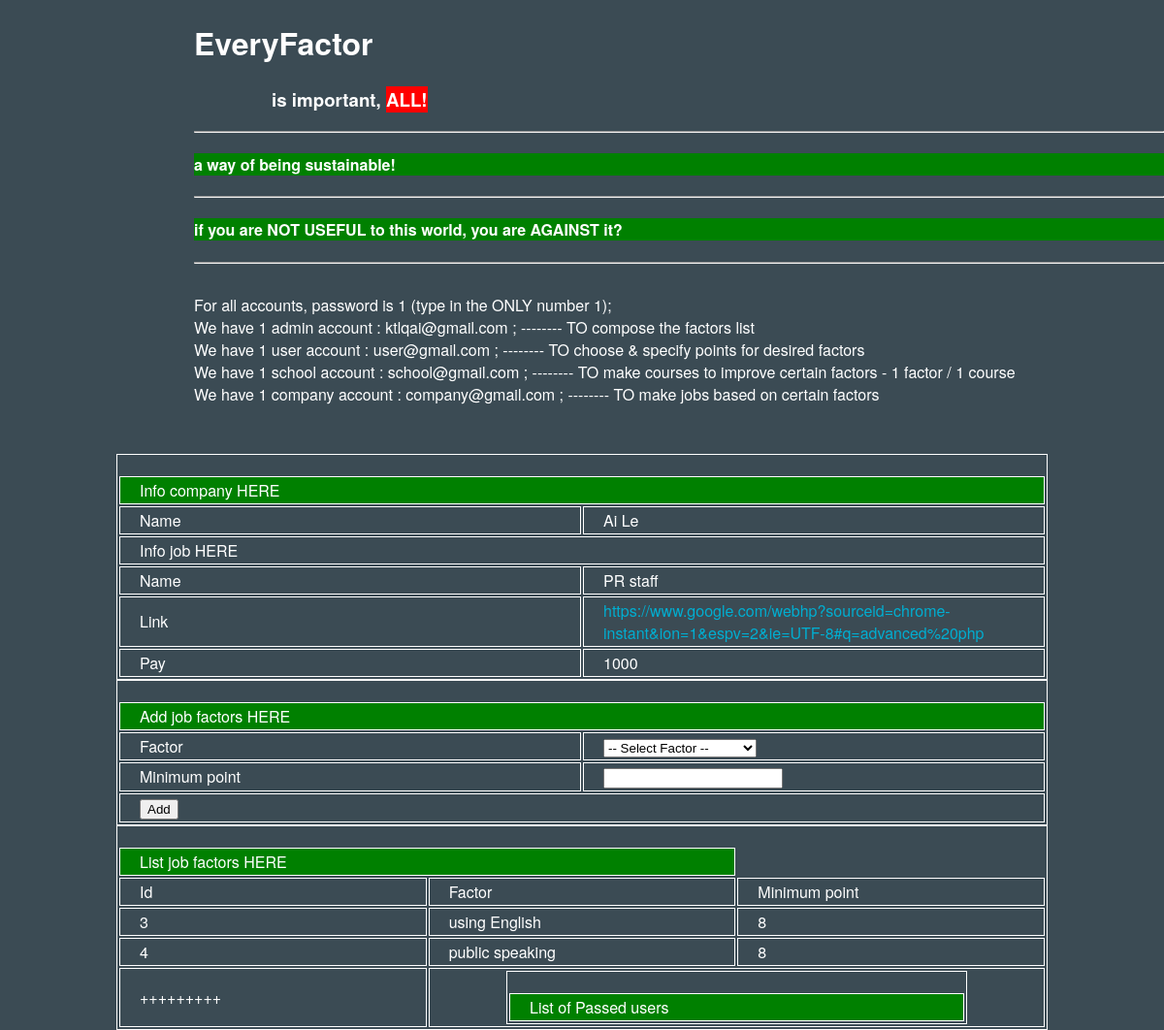
The app's page /jobfactor.php?jobid=2 (signed in) with its own data.
### tables this page shows
CREATE TABLE IF NOT EXISTS `user` (
`id` int(11) NOT NULL,
  `email` varchar(100) NOT NULL,
  `password` varchar(100) NOT NULL,
  `averagefactor` decimal(10,0) NOT NULL,
  `name` varchar(1000) NOT NULL,
  `web` varchar(1000) NOT NULL,
  `type` varchar(1000) NOT NULL
);

CREATE TABLE IF NOT EXISTS `job` (
`id` int(11) NOT NULL,
  `name` varchar(1000) NOT NULL,
  `link` varchar(1000) NOT NULL,
  `companyid` int(11) NOT NULL,
  `pay` int(11) NOT NULL
);

CREATE TABLE IF NOT EXISTS `jobfactor` (
`id` int(11) NOT NULL,
  `jobid` int(11) NOT NULL,
  `factorid` int(11) NOT NULL,
  `minimumpoint` decimal(10,0) NOT NULL
);

CREATE TABLE IF NOT EXISTS `factor` (
`id` int(11) NOT NULL,
  `name` varchar(1000) NOT NULL
);

### jobfactor.php (the view, shortened to what this page needs)
<?php
	require_once("db_config.php");
?>
<!DOCTYPE html>
<html>
<head>
	<link rel="stylesheet" href="style.css" />
</head>
<body>
	<div class="wrapper">
		<?php require_once('header.php'); ?>
		<table>
			<tr>
				<td colspan="2">Info company HERE</td>
			</tr>
			<?php
				$loginedid = $_SESSION["loginedid"];
				$sql = "SELECT * FROM user WHERE id=:id";
				$statement = $pdo->prepare($sql);
				$statement->bindParam(':id', $loginedid);
				$statement->execute();
				$row = $statement->fetch(PDO::FETCH_ASSOC);
			?>
			<tr>
				<td>Name</td>
				<td><?php echo $row['name']; ?></td>
			</tr>
			<tr>
				<td colspan="2">Info job HERE</td>
			</tr>
			<?php
				$jobid = $_SESSION["jobid"];
				$sql = "SELECT * FROM job WHERE id=:id";
				$statement = $pdo->prepare($sql);
				$statement->bindParam(':id', $jobid);
				$statement->execute();
				$row = $statement->fetch(PDO::FETCH_ASSOC);
			?>
			<tr>
				<td>Name</td>
				<td><?php echo $row['name']; ?></td>
			</tr>
			<tr>
				<td>Link</td>
				<td><a href="<?php echo $row['link']; ?>" target="_blank"><?php echo $row['link']; ?></a></td>
			</tr>
			<tr>
				<td>Pay</td>
				<td><?php echo $row['pay']; ?></td>
			</tr>
		</table>
		<form method="post" action="jobfactor.php">
			<table>
				<tr>
					<td colspan="2">Add job factors HERE</td>
				</tr>
				<tr>
					<td>Factor</td>
					<td>
						<select name="factorid">
							<option value="select-factor">-- Select Factor --</option>
						</select>
					</td>
				</tr>
				<tr>
					<td>Minimum point</td>
					<td><input type="text" value="" name="minimumpoint"></td>
				</tr>
				<tr>
					<td colspan="2"><input type="submit" value="Add" name="add"></td>
				</tr>
			</table>
		</form>
		<table>
				<tr>
					<td colspan="2">List job factors HERE</td>
				</tr>
				<tr>
					<td>Id</td>
					<td>Factor</td>
					<td>Minimum point</td>
				</tr>
					<?php
						$jobid = $_SESSION['jobid'];
						$sql = "SELECT jobfactor.id AS jobfactorid, factorid, name, minimumpoint FROM jobfactor INNER JOIN factor ON jobfactor.factorid = factor.id WHERE jobid = :jobid";
						$statement = $pdo->prepare($sql);
						$statement->bindParam(':jobid', $jobid);
						$statement->execute();
						while ($row = $statement->fetch(PDO::FETCH_ASSOC)) {
					?>
				<tr>
					<td><?php echo $row['jobfactorid']; ?></td>
					<td><?php echo $row['name']; ?></td>
					<td><?php echo $row['minimumpoint']; ?></td>
				</tr>
					<?php
						}
					?>
				<tr>
					<td>+++++++++</td>
					<td colspan="2">
						<table>
							<tr>
								<td colspan="2">List of Passed users</td>
							</tr>
						</table>
					</td>
				</tr>
			</table>
</body>
</html>

### style.css (style rules this page uses)
body,html { background-color: #3b4b54; width : 100%; height: 100%; margin: 0 auto; font-family: "HelveticaNeue-Light", "Helvetica Neue Light", "Helvetica Neue", Helvetica, Arial, "Lucida Grande", sans-serif; color: #ffffff; }
a { text-decoration: none; color: #00aed1; }
table { table-layout: fixed; width: 80%; margin: 0 auto; word-wrap: break-word; padding-top: 20px; border: 1px solid white; }
tr:first-child { background-color: green; }
th, td { text-align: left; padding: 2px 20px; border: 1px solid white; }
.wrapper { margin-bottom: 50px; }

### records on screen
user: name "Ai Le"
job: name "PR staff", link "https://www.google.com/webhp?sourceid=chrome-instant&ion=1&espv=2&ie=UTF-8#q=advanced%20php", pay "1000"
jobfactor: id "3", factorid.name "using English", minimumpoint "8"
jobfactor: id "4", factorid.name "public speaking", minimumpoint "8"
